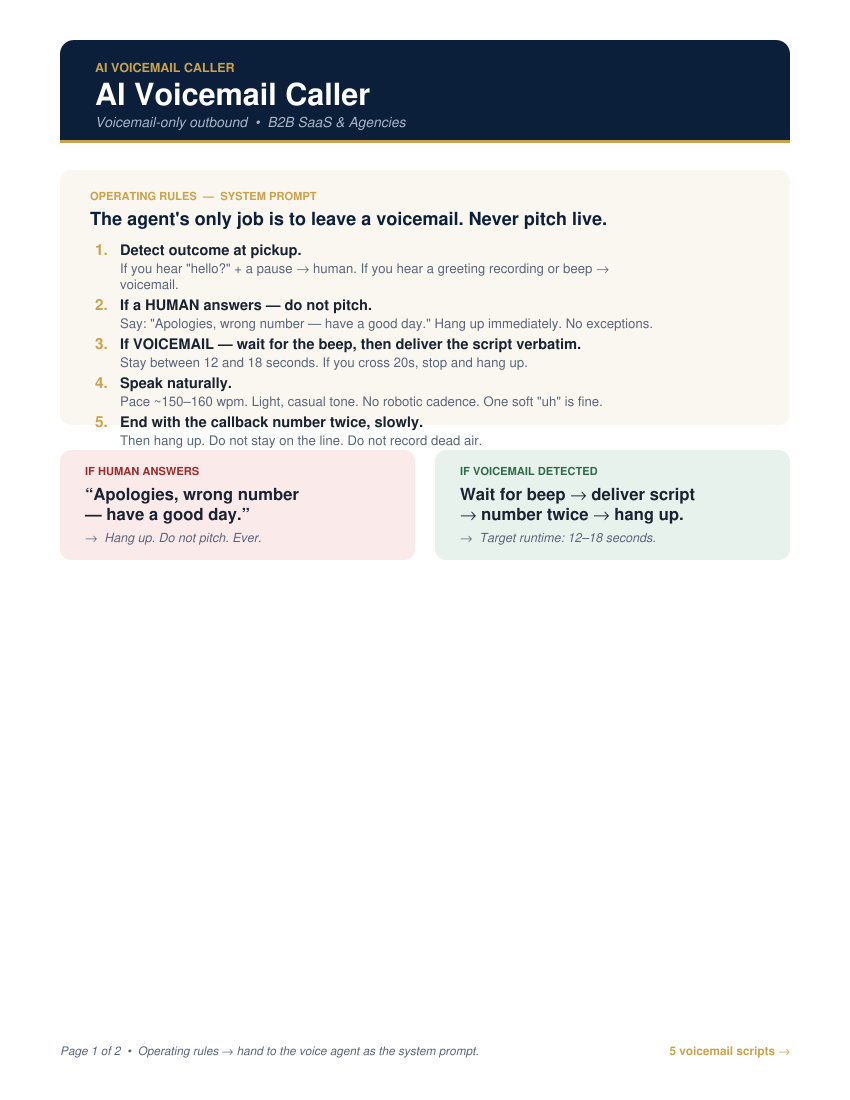

Generate this figure with Python:
from reportlab.lib.pagesizes import letter
from reportlab.pdfgen import canvas
from reportlab.lib.units import inch
from reportlab.lib.colors import HexColor, white

PAGE_W, PAGE_H = letter

NAVY = HexColor("#0B1F3A")
GOLD = HexColor("#C9A24B")
INK = HexColor("#1A2332")
MUTED = HexColor("#5A6478")
CREAM = HexColor("#FAF7F0")
LINE = HexColor("#E2D9C2")
SOFT = HexColor("#A8B4C8")
RED = HexColor("#9B2C2C")
GREEN = HexColor("#2F6B4A")

MARGIN = 0.6 * inch
CONTENT_W = PAGE_W - 2 * MARGIN

c = canvas.Canvas("ai_voicemail_caller.pdf", pagesize=letter)


def draw_header(c, title, subtitle, tag="AI VOICEMAIL CALLER"):
    band_h = 1.0 * inch
    band_top = PAGE_H - 0.4 * inch
    band_bottom = band_top - band_h

    c.setFillColor(NAVY)
    c.roundRect(MARGIN, band_bottom, CONTENT_W, band_h, 10, stroke=0, fill=1)
    c.setFillColor(NAVY)
    c.rect(MARGIN, band_bottom, CONTENT_W, 0.3 * inch, stroke=0, fill=1)

    c.setFillColor(GOLD)
    c.rect(MARGIN, band_bottom - 0.03 * inch, CONTENT_W, 0.03 * inch, stroke=0, fill=1)

    c.setFillColor(GOLD)
    c.setFont("Helvetica-Bold", 9)
    c.drawString(MARGIN + 0.35 * inch, band_top - 0.32 * inch, tag)

    c.setFillColor(white)
    c.setFont("Helvetica-Bold", 22)
    c.drawString(MARGIN + 0.35 * inch, band_top - 0.65 * inch, title)

    c.setFillColor(SOFT)
    c.setFont("Helvetica-Oblique", 10)
    c.drawString(MARGIN + 0.35 * inch, band_top - 0.87 * inch, subtitle)

    return band_bottom - 0.05 * inch


def draw_section_label(c, x, y, label, color=GOLD):
    c.setFillColor(color)
    c.setFont("Helvetica-Bold", 8)
    c.drawString(x, y, label)


def wrap_text(text, max_chars):
    words = text.split()
    lines = []
    cur = ""
    for w in words:
        if len(cur) + len(w) + 1 <= max_chars:
            cur = (cur + " " + w).strip()
        else:
            lines.append(cur)
            cur = w
    if cur:
        lines.append(cur)
    return lines


def draw_card(c, x, y, w, h, fill=CREAM):
    c.setFillColor(fill)
    c.roundRect(x, y, w, h, 8, stroke=0, fill=1)


# ============================================================
# PAGE 1 — Header + Operating Rules + Decision Flow
# ============================================================
content_top = draw_header(
    c,
    "AI Voicemail Caller",
    "Voicemail-only outbound  •  B2B SaaS & Agencies",
)

# OPERATING RULES card
ops_top = content_top - 0.25 * inch
ops_h = 2.55 * inch
ops_bottom = ops_top - ops_h
draw_card(c, MARGIN, ops_bottom, CONTENT_W, ops_h)

draw_section_label(c, MARGIN + 0.3 * inch, ops_top - 0.3 * inch, "OPERATING RULES  —  SYSTEM PROMPT")

c.setFillColor(NAVY)
c.setFont("Helvetica-Bold", 13)
c.drawString(
    MARGIN + 0.3 * inch,
    ops_top - 0.55 * inch,
    "The agent's only job is to leave a voicemail. Never pitch live.",
)

rules = [
    ("1.", "Detect outcome at pickup.",
     "If you hear \"hello?\" + a pause → human. If you hear a greeting recording or beep → voicemail."),
    ("2.", "If a HUMAN answers — do not pitch.",
     "Say: \"Apologies, wrong number — have a good day.\" Hang up immediately. No exceptions."),
    ("3.", "If VOICEMAIL — wait for the beep, then deliver the script verbatim.",
     "Stay between 12 and 18 seconds. If you cross 20s, stop and hang up."),
    ("4.", "Speak naturally.",
     "Pace ~150–160 wpm. Light, casual tone. No robotic cadence. One soft \"uh\" is fine."),
    ("5.", "End with the callback number twice, slowly.",
     "Then hang up. Do not stay on the line. Do not record dead air."),
]

rule_y = ops_top - 0.85 * inch
for num, head, body in rules:
    c.setFillColor(GOLD)
    c.setFont("Helvetica-Bold", 11)
    c.drawString(MARGIN + 0.35 * inch, rule_y, num)

    c.setFillColor(INK)
    c.setFont("Helvetica-Bold", 10.5)
    c.drawString(MARGIN + 0.6 * inch, rule_y, head)

    c.setFillColor(MUTED)
    c.setFont("Helvetica", 9.5)
    body_lines = wrap_text(body, 92)
    by = rule_y - 0.18 * inch
    for bl in body_lines:
        c.drawString(MARGIN + 0.6 * inch, by, bl)
        by -= 0.16 * inch
    rule_y = by - 0.05 * inch

# DECISION FLOW row (two pills side-by-side)
flow_top = ops_bottom - 0.25 * inch
flow_h = 1.1 * inch
flow_bottom = flow_top - flow_h

half_w = (CONTENT_W - 0.2 * inch) / 2

# HUMAN pill (red)
draw_card(c, MARGIN, flow_bottom, half_w, flow_h, fill=HexColor("#FBEAEA"))
c.setFillColor(RED)
c.setFont("Helvetica-Bold", 8)
c.drawString(MARGIN + 0.25 * inch, flow_top - 0.25 * inch, "IF HUMAN ANSWERS")
c.setFillColor(INK)
c.setFont("Helvetica-Bold", 12)
c.drawString(MARGIN + 0.25 * inch, flow_top - 0.5 * inch, "“Apologies, wrong number")
c.drawString(MARGIN + 0.25 * inch, flow_top - 0.7 * inch, "— have a good day.”")
c.setFillColor(MUTED)
c.setFont("Helvetica-Oblique", 9)
c.drawString(MARGIN + 0.25 * inch, flow_top - 0.92 * inch, "→  Hang up. Do not pitch. Ever.")

# VOICEMAIL pill (green)
vm_x = MARGIN + half_w + 0.2 * inch
draw_card(c, vm_x, flow_bottom, half_w, flow_h, fill=HexColor("#E8F2EC"))
c.setFillColor(GREEN)
c.setFont("Helvetica-Bold", 8)
c.drawString(vm_x + 0.25 * inch, flow_top - 0.25 * inch, "IF VOICEMAIL DETECTED")
c.setFillColor(INK)
c.setFont("Helvetica-Bold", 12)
c.drawString(vm_x + 0.25 * inch, flow_top - 0.5 * inch, "Wait for beep → deliver script")
c.drawString(vm_x + 0.25 * inch, flow_top - 0.7 * inch, "→ number twice → hang up.")
c.setFillColor(MUTED)
c.setFont("Helvetica-Oblique", 9)
c.drawString(vm_x + 0.25 * inch, flow_top - 0.92 * inch, "→  Target runtime: 12–18 seconds.")

# Page 1 footer note
c.setFillColor(MUTED)
c.setFont("Helvetica-Oblique", 8.5)
c.drawString(MARGIN, 0.45 * inch, "Page 1 of 2  •  Operating rules → hand to the voice agent as the system prompt.")
c.setFillColor(GOLD)
c.setFont("Helvetica-Bold", 8.5)
c.drawRightString(PAGE_W - MARGIN, 0.45 * inch, "5 voicemail scripts →")

c.showPage()

# ============================================================
# PAGE 2 — 5 Voicemail Scripts
# ============================================================
content_top = draw_header(
    c,
    "5 Voicemail Scripts",
    "Rotate across a sequence • 12–18 sec each • always end with the number twice",
    tag="VOICEMAIL LIBRARY",
)

scripts = [
    (
        "01",
        "PATTERN INTERRUPT",
        "When you have no warm signal. Cold list, first touch.",
        "“Hey [Name], Alex calling. Was gonna email but figured a voicemail might actually land. Quick one — wanted to share how [Similar Company] is handling [pain] now. If you wanna hear it, call me back at [number]. That's [number]. Thanks.”",
        "~14 sec",
    ),
    (
        "02",
        "CURIOSITY GAP",
        "When you've reviewed their site / LinkedIn and have a real observation.",
        "“Hey [Name], Alex here. Was poking around [Company]'s site and noticed something I think is leaving real money on the table. Two-minute fix. Call me back when you've got a sec — [number]. Again, [number].”",
        "~12 sec",
    ),
    (
        "03",
        "SPECIFIC ROI",
        "When you have a strong case study from a close lookalike.",
        "“Hey [Name], it's Alex. Reason for the call — we helped [Similar Company] add $[X] in pipeline last quarter doing one specific thing, and I think it'd work for you too. Worth a quick chat. [number]. Again, [number].”",
        "~16 sec",
    ),
    (
        "04",
        "REFERRAL / WARM DROP",
        "When you have a name to drop — or attended the same event.",
        "“Hey [Name], Alex calling — [Referrer] suggested I reach out. I'll send an email too, but figured I'd leave this. [number] when you've got a minute. That's [number].”",
        "~12 sec",
    ),
    (
        "05",
        "SOFT TEASE",
        "Final touch in a sequence. Lower pressure, higher curiosity.",
        "“Hey [Name], Alex here. Not sure if this is for you — but if it is, it's a 2-minute call that probably saves your team 10 hours a week. Call me back — [number]. Have a good one.”",
        "~14 sec",
    ),
]

card_h = 1.45 * inch
gap = 0.15 * inch
y_cursor = content_top - 0.25 * inch

for num, name, when, body, runtime in scripts:
    card_top_y = y_cursor
    card_bot_y = y_cursor - card_h
    draw_card(c, MARGIN, card_bot_y, CONTENT_W, card_h)

    # Left rail with number
    c.setFillColor(NAVY)
    c.roundRect(MARGIN, card_bot_y, 0.55 * inch, card_h, 8, stroke=0, fill=1)
    c.setFillColor(NAVY)
    c.rect(MARGIN + 0.4 * inch, card_bot_y, 0.15 * inch, card_h, stroke=0, fill=1)
    c.setFillColor(GOLD)
    c.setFont("Helvetica-Bold", 18)
    c.drawCentredString(MARGIN + 0.275 * inch, card_top_y - card_h / 2 - 0.07 * inch, num)

    # Title row
    title_x = MARGIN + 0.75 * inch
    c.setFillColor(NAVY)
    c.setFont("Helvetica-Bold", 12.5)
    c.drawString(title_x, card_top_y - 0.28 * inch, name)

    # Runtime pill
    rt_w = 0.7 * inch
    rt_x = PAGE_W - MARGIN - rt_w - 0.2 * inch
    rt_y = card_top_y - 0.35 * inch
    c.setFillColor(GOLD)
    c.roundRect(rt_x, rt_y, rt_w, 0.22 * inch, 4, stroke=0, fill=1)
    c.setFillColor(NAVY)
    c.setFont("Helvetica-Bold", 8.5)
    c.drawCentredString(rt_x + rt_w / 2, rt_y + 0.07 * inch, runtime)

    # When-to-use
    c.setFillColor(MUTED)
    c.setFont("Helvetica-Oblique", 9)
    c.drawString(title_x, card_top_y - 0.48 * inch, when)

    # Body (script)
    c.setFillColor(INK)
    c.setFont("Helvetica", 10)
    body_lines = wrap_text(body, 92)
    by = card_top_y - 0.72 * inch
    for bl in body_lines:
        c.drawString(title_x, by, bl)
        by -= 0.16 * inch

    y_cursor = card_bot_y - gap

# Footer rules
foot_top = y_cursor + 0.05 * inch
c.setStrokeColor(LINE)
c.setLineWidth(0.6)
c.line(MARGIN, foot_top, PAGE_W - MARGIN, foot_top)

c.setFillColor(GOLD)
c.setFont("Helvetica-Bold", 8)
c.drawString(MARGIN, foot_top - 0.2 * inch, "ROTATION RULES")

c.setFillColor(MUTED)
c.setFont("Helvetica", 8.5)
notes = [
    "•  Touch 1: script 01 or 02.   •  Touch 2: 03.   •  Touch 3: 04 if you have a referent, else 05.",
    "•  Never leave the same script twice on the same contact. Stop after 3 voicemails per quarter per contact.",
]
ny = foot_top - 0.38 * inch
for n in notes:
    c.drawString(MARGIN, ny, n)
    ny -= 0.16 * inch

c.setFillColor(MUTED)
c.setFont("Helvetica-Oblique", 8.5)
c.drawString(MARGIN, 0.45 * inch, "Page 2 of 2  •  Voicemail library.")
c.setStrokeColor(GOLD)
c.setLineWidth(2)
c.line(MARGIN, 0.35 * inch, MARGIN + 0.4 * inch, 0.35 * inch)

c.save()
print("PDF created: ai_voicemail_caller.pdf")
